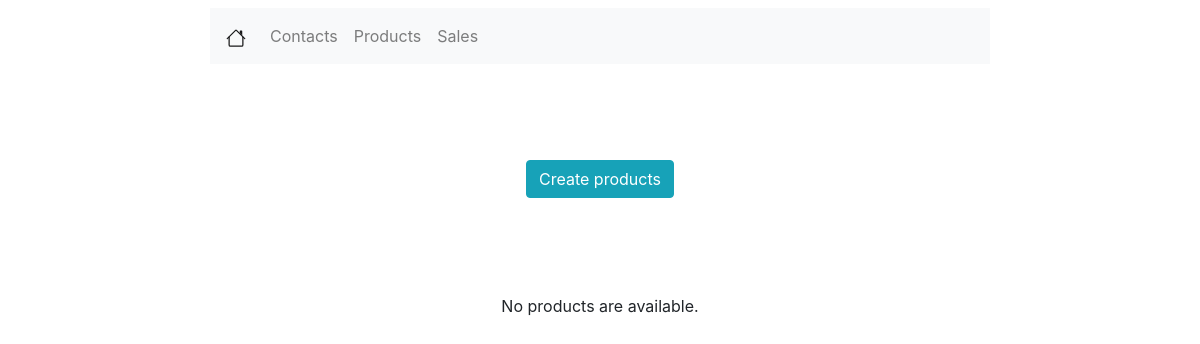
Page /products_url/ on the earlier database version.
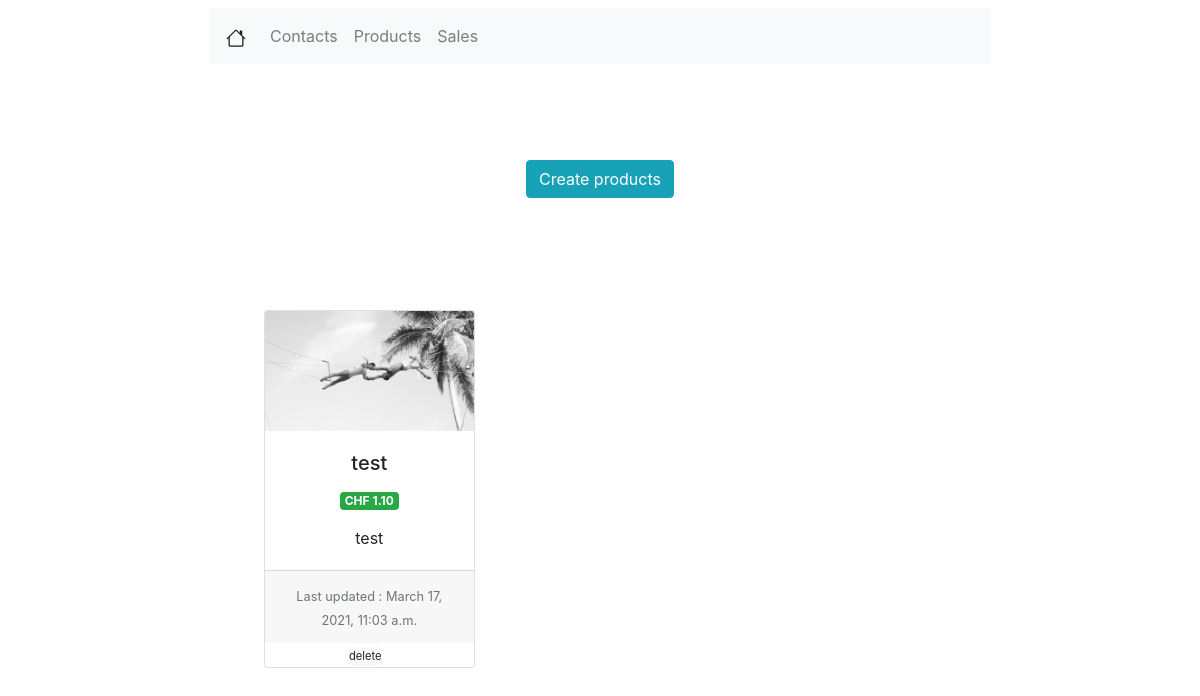
Same page on the later database version.
### products/models.py (models this page shows, shortened)
class Product(models.Model):
    create_at = models.DateTimeField(auto_now_add=True)
    updated_at = models.DateTimeField(auto_now=True)
    name = models.CharField(verbose_name="Nom du produit", max_length=50)
    price = models.FloatField(verbose_name="Prix du produit")
    description = models.TextField(verbose_name="Description du produit", null=True)
    picture = models.ImageField(verbose_name="Illustrations", upload_to='images')

### products/views.py (the view)
# urls.py: path('', views.ProductListView.as_view(), name='products'),
class ProductListView(generic.ListView):
    template_name = 'product/products_listview.html'
    context_object_name = 'products_list'
    model = Product

### products/templates/product/products_listview.html (shortened to what this page needs)
{% extends 'viewlist/viewlist.html' %}
{% load static %}
{% block viewlist %}
    <div class="row mx-auto mt-5 justify-content-center">
        <div class="row mx-auto mt-5 justify-content-center">
            <form class="form-inline">
                <a class="btn btn-info" href="{% url 'create-product' %}" role="button">Create products</a>
            </form>
        </div>
    </div>
    <div class="row mx-auto mt-5 justify-content-center">
        {% if products_list %}
            <div class="card-deck" style="width: 60%">
                {% for product in products_list %}
                    <div class="card text-center mt-3" style="min-width: 30%; max-width: 30%">
                        <a href="{% url 'edit-product' product.id %}">
                            <img src="{{ product.picture.url }}" class="card-img-top" alt="..."
                                 style="width: 100%; height: 10vw;
                                 object-fit: cover;">
                        </a>
                        <div class="card-body">
                            <h5 class="card-title">{{ product.name }}</h5>
                            <p class="badge badge-success">CHF {{ product.price|floatformat:2 }}</p>
                            <p class="card-text">{{ product.description }}</p>
                        </div>
                        <div class="card-footer">
                            <small class="text-muted">Last updated : {{ product.updated_at }}</small>
                        </div>
                        <div class="btn-group btn-group-sm" role="group" aria-label="Basic example"
                             style="margin: auto">
                            <form action="{% url 'delete-product' product.id %}" method="post"
                                  onsubmit="return confirm('Do you really want to delete *{{ product.name }}* from DB ?');">
                                <button class="btn btn-light mr-2" style="padding: unset; font-size: 1.4vh;">delete
                                </button>
                            </form>
                        </div>
                    </div>
                {% endfor %}
            </div>
        {% else %}
            <p>No products are available.</p>
        {% endif %}
    </div>
{% endblock %}

Differences in the rows shown:
added Product: picture (picture), name "test", price "1.10", description "test", updated_at "March 17, 2021, 11:03 a.m."
Other differences:
text no longer shown: "No products are available."
